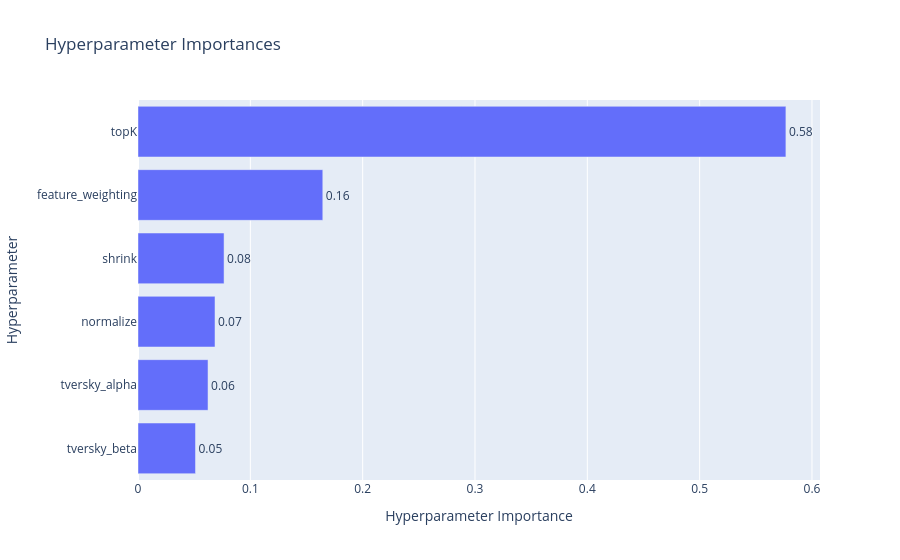

Write notebook code for a chart like this one.
### Code cell
optuna.visualization.plot_param_importances(optuna_study)

### Figure 1 — Plotly figure (JSON) as saved in the notebook; plotly's stock layout.template omitted (floating-point values rounded to 4 significant figures)
{"data": [{"cliponaxis": false, "hovertemplate": ["tversky_beta (FloatDistribution): 0.05119832242547769<extra></extra>", "tversky_alpha (FloatDistribution): 0.062338936057272205<extra></extra>", "normalize (CategoricalDistribution): 0.06855824482336322<extra></extra>", "shrink (IntDistribution): 0.07660958479441261<extra></extra>", "feature_weighting (CategoricalDistribution): 0.16450837084760753<extra></extra>", "topK (IntDistribution): 0.5767865410518668<extra></extra>"], "name": "Objective Value", "orientation": "h", "text": ["0.05", "0.06", "0.07", "0.08", "0.16", "0.58"], "textposition": "outside", "type": "bar", "x": [0.0512, 0.06234, 0.06856, 0.07661, 0.1645, 0.5768], "y": ["tversky_beta", "tversky_alpha", "normalize", "shrink", "feature_weighting", "topK"]}], "layout": {"title": {"text": "Hyperparameter Importances"}, "xaxis": {"title": {"text": "Hyperparameter Importance"}}, "yaxis": {"title": {"text": "Hyperparameter"}}}}
